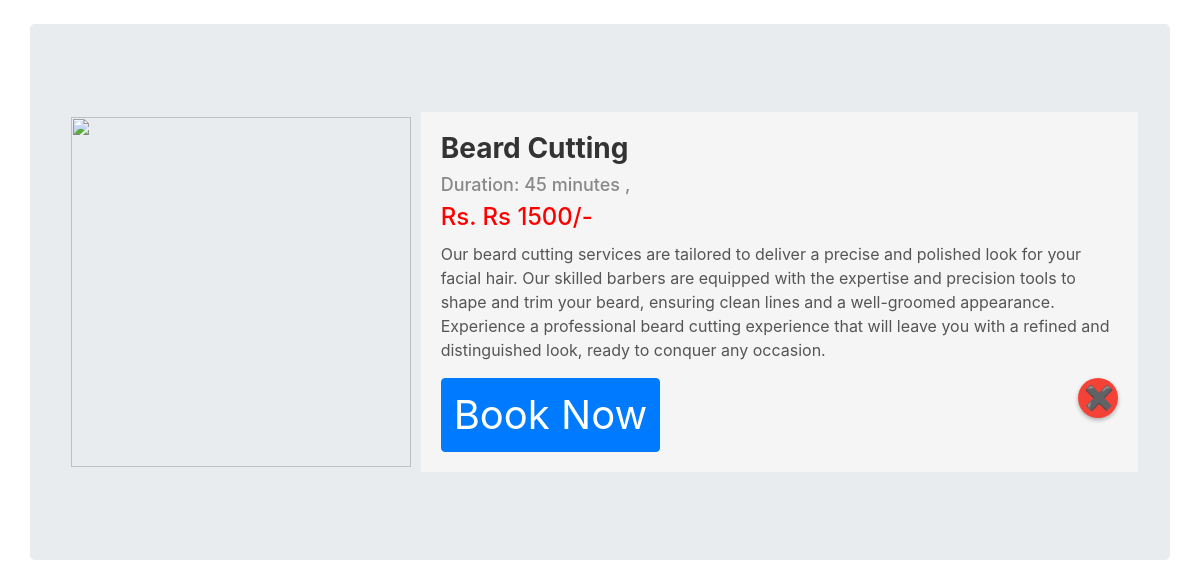
/viewservice.php?serid=2, run on the app's committed database.
### tables this page shows
CREATE TABLE `services` (
  `serviceid` int(11) NOT NULL,
  `services` varchar(500) NOT NULL,
  `price` varchar(50) DEFAULT NULL,
  `duration` varchar(50) DEFAULT NULL,
  `serviceDesc` varchar(500) NOT NULL
);

### viewservice.php (the view, shortened to what this page needs)
<!doctype html>
<html lang="en">
<head>
    <link rel="stylesheet" href="https://stackpath.bootstrapcdn.com/bootstrap/4.4.1/css/bootstrap.min.css"
>
    <link rel="stylesheet" href="https://use.fontawesome.com/releases/v5.8.2/css/all.css"
>
</head>
<body>
    <div class="container my-4" id="cont">
        <div class="row jumbotron">
            <?php
            $id = $_GET['serid'];
            $sql = "SELECT * FROM `services` WHERE serviceid = $id";
            $result = mysqli_query($conn, $sql);
            $row = mysqli_fetch_assoc($result);
            $serviceid = $row['serviceid'];
            $services = $row['services'];
            $serviceDesc = $row['serviceDesc'];
            $price = $row['price'];
            $duration = $row['duration'];
            ?>
            <?php
            echo '
        <div class="col-md-4" style="display: flex; justify-content: center; align-items: center;">
                <img src="assets/images/services-' . $serviceid . '.jpg" width="340px" height="350px" max-width: 340px;">
            </div>
            <div class="col-md-8 my-4" style="padding: 20px; background-color: #f5f5f5; animation: fade-in 0.5s ease-out;">
                <h1 style="font-size: 28px; font-weight: bold; color: #333;">' . $services . '</h1>
                <h4 style="font-size: 18px; color: #888;">Duration: ' . $duration . ' ,</h4>
                <h3 style="font-size: 24px; color: #ff0000; margin-bottom: 10px;">Rs. ' . $price . '/-</h3>
                <p style="font-size: 16px; line-height: 1.5; color: #555;">' . $serviceDesc . '</p>';
                if($loggedin){
                    echo '
                        <a href="booking.php"><button style="font-size:250%;   background-color:#675228;   font-weight: 900;
                        border-radius: 25px;   font-size: 2rem; padding: 10px 40px;" class="btn btn-primary">Book Now</button></a>';
                        }
                        else{
                        echo '<button style="font-size:250%;" class="btn btn-primary" data-toggle="modal" data-target="#loginModal">Book Now</button>';
                        }
            echo '</form>
                <a href="index.php#ourservices">
                <button style="font-size:24px; float: right; width: 40px;
                height: 40px;
                font-weight: bold;
                background-color: #f44336;
                color: white;
                border: none;
                border-radius: 50%;
                cursor: pointer;
                box-shadow: 0 2px 4px rgba(0, 0, 0, 0.3);
                transition: background-color 0.3s ease;">&#10006;</button>
                </a>
                 </div>
     </div>'
                ?>
        </div>
</body>
</html>

### viewservice.php (style rules this page uses)
body { background-image: url("assets/images/view.jpg"); background-size: cover; background-repeat: no-repeat; background-position: center; }
#cont { min-height: 570px; }

### data on the page
services: services "Beard Cutting", duration "45 minutes", price "Rs 1500", serviceDesc "Our beard cutting services are tailored to deliver a precise and polished look for your facial hair. Our skilled barbers are equipped with the expertise and precision tools to shape and trim your beard, ensuring clean lines and a well-groomed appearance. Experience a professional beard cutting experience that will leave you with a refined and distinguished look, ready to conquer any occasion."
